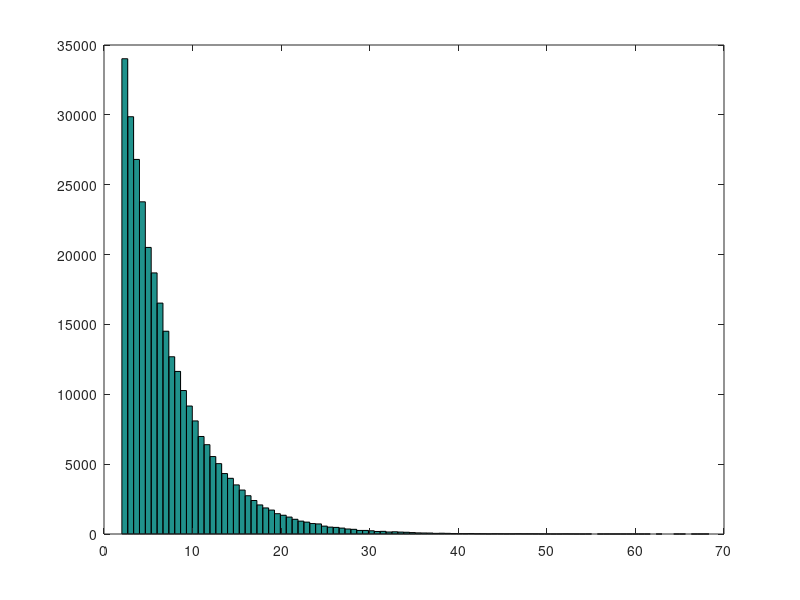

Recreate this plot in MATLAB. (Note: this script raises an error after producing the figure.)
% SimulateItiDistribution.m
%
% Simulates inter-trial interval distribution given a constant probability
% of a trial starting in every frame (but each ITI must be at least 2
% seconds).
%
% Created 7/17/17 by DJ.

minITI = 2;
pStimAtEachTimeStep = 0.003;
dt = 1/60;
isOn = rand(1,100000000)<pStimAtEachTimeStep;

ITI = diff(find(isOn))*dt + minITI;

hist(ITI,100);

fprintf('mean = %g, 10%% = %g, median = %g, 90%% = %g\n',mean(ITI), ...
    GetValueAtPercentile(ITI, 10), median(ITI),GetValueAtPercentile(ITI,90));